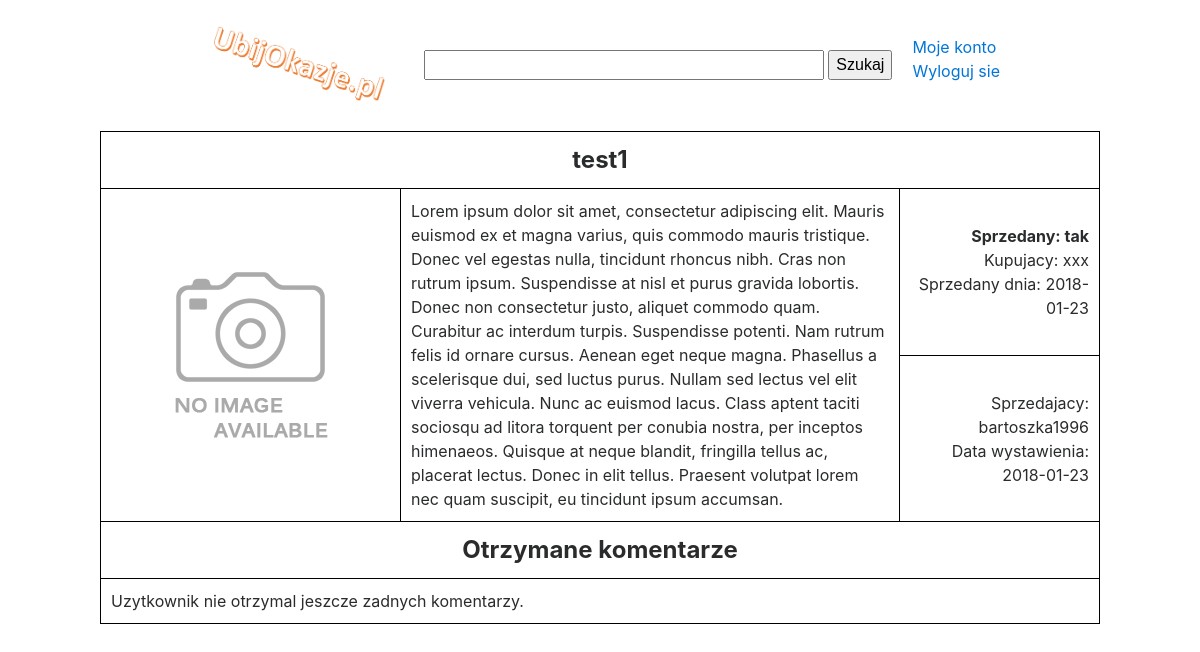
Page /item.php?id=7 (signed in) on the earlier database version.
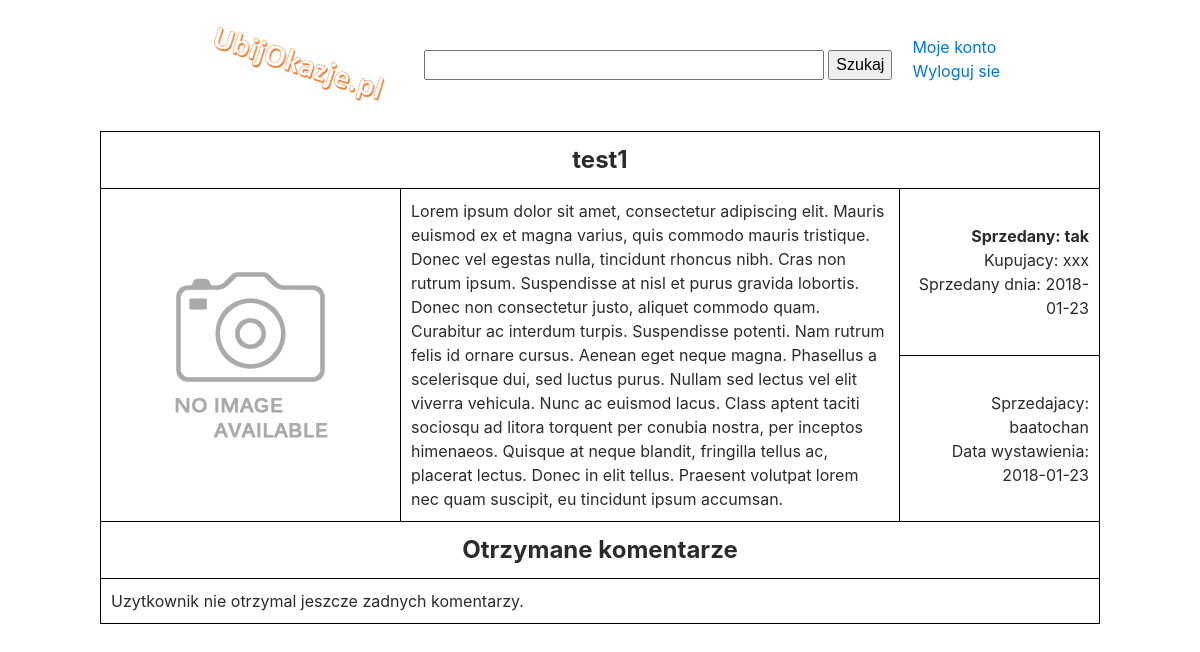
Same page on the later database version.
### tables this page shows
CREATE TABLE IF NOT EXISTS `orderedproduct` (
  `Id` int(11) NOT NULL AUTO_INCREMENT,
  `ProductId` int(11) DEFAULT NULL,
  `UserId` int(11) DEFAULT NULL,
  `dateOfOrder` date DEFAULT NULL,
  `isPaid` tinyint(1) DEFAULT NULL,
  PRIMARY KEY (`Id`)
);

CREATE TABLE IF NOT EXISTS `user` (
  `Id` int(11) NOT NULL AUTO_INCREMENT,
  `AddressId` int(11) DEFAULT NULL,
  `FirstName` varchar(50) DEFAULT NULL,
  `LastName` varchar(50) DEFAULT NULL,
  `Username` varchar(50) NOT NULL,
  `Email` varchar(100) DEFAULT NULL,
  `SaltyPassword` varchar(100) NOT NULL,
  `Salt` varchar(6) NOT NULL,
  PRIMARY KEY (`Id`)
);

CREATE TABLE IF NOT EXISTS `product` (
  `Id` int(11) NOT NULL AUTO_INCREMENT,
  `Name` varchar(69) DEFAULT NULL,
  `Photo` varchar(420) DEFAULT NULL,
  `Description` varchar(2137) DEFAULT NULL,
  `Date` date DEFAULT NULL,
  `Value` double DEFAULT NULL,
  `Rating` int(11) DEFAULT NULL,
  `SellerId` int(11) DEFAULT NULL,
  PRIMARY KEY (`Id`)
);

### item.php (the view, shortened to what this page needs)
<?php
include('db-connection.php');
$productId = $_GET['id'];
if (!$dbconnection->connect_errno) {
	$sql1 = "SELECT p.Date as Date, p.Value as Value, p.Name as Name, p.Id AS ProductId, u.Id as SellerId, p.Rating as Rating, p.Description as Description, p.Photo AS Photo, op.Id as OrderId, u.Username AS Username FROM `product` p LEFT JOIN `orderedproduct` op on op.ProductId = p.Id JOIN `user` u on p.sellerId=u.Id  WHERE p.Id = '$productId';";
	if ($result = $dbconnection->query($sql1)) {
		$row = $result->fetch_assoc();
		if ($row['Photo'] != null) {
			$photo = $row['Photo'];
		} else {
			$photo = "img/defaultProductImg.png";
		}
		$sellerId = $row['SellerId'];
	}
}
?>
<!DOCTYPE html>
<html lang="pl">
<head>
	<link href="imports/bootstrap.min.css" rel="stylesheet">
	<link href="css/main.css" rel="stylesheet">
	<link href="css/item.css" rel="stylesheet">
</head>
<body>
<div id="searchHeader">
	<div style="float: left"><a href="index.php"><img src="img/logo.png" alt="logo" id="logoHeader"></a></div>
	<?php
	if (isset($_SESSION['user_login_status']) && $_SESSION['user_login_status'] == 1) {
		echo '
        <div id="userLinks" style="float: right; margin-left: 20px; margin-top: 35px;">
            <p><a href="user.php">Moje konto</a></p>
            <p><a href="logout.php">Wyloguj sie</a></p>
        </div>
        ';
	}
	?>
	<div style="float: right; padding-top: 50px">
		<form method="get" action="search.php">
			<input name="query" id="searchBarHeader" type="text">
			<button id="searchButtonHeader">Szukaj</button>
		</form>
	</div>
</div>
<table>
	<tr><th colspan="3"><?php echo $row['Name'] ?></th></tr>
    <tr>
        <td id="productPhoto" rowspan="2"><img src="<?php echo $photo ?>"></td>
        <td id="productDescription" rowspan="2"><?php echo $row['Description'] ?></td>
        <td id="buyLink">
            <?php
            if ($row['OrderId'] == null) {
                echo '<p>Stan: '.$row['Rating'].'</p>';
                echo '<p>Cena: '.$row['Value'].'zl</p>';
                echo '<p><a href="buy.php?id='.$row['ProductId'].'">Kup teraz</a></p>';
                echo '<p><a href="addToDesired.php?id='.$row['ProductId'].'">Dodaj do obserwowanych</a></p>';
            } else {
				$sql2 = "SELECT  op.dateOfOrder as dateOfOrder, op.isPaid as isPaid, u.username as username from `orderedproduct` op JOIN `user` u on u.Id = op.userId where op.Id = '".$row['OrderId']."';";
				if ($result2 = $dbconnection->query($sql2)) {
					$row2 = $result2->fetch_assoc();
					echo "<p style='font-weight: bold'>Sprzedany: tak</p>";
					echo "<p>Kupujacy: ".$row2['username']."</p>";
					echo "<p>Sprzedany dnia: ".$row2['dateOfOrder']."</p>";
				}
            }
            ?>
        </td>
    </tr>
    <tr>
        <td id="sellerInfo">
            <p>Sprzedajacy: <?php echo $row['Username'] ?></p>
            <p>Data wystawienia: <?php echo $row['Date'] ?></p>
        </td>
    </tr>
    <tr><th colspan="3">Otrzymane komentarze</th></tr>
    <?php
	if (!$dbconnection->connect_errno) {
		$sql4 = "SELECT * FROM `comment` c JOIN `user` u on u.Id=c.AuthorId WHERE c.UserId = '$sellerId';";
		if ($result = $dbconnection->query($sql4)) {
			if ($result->num_rows == 0) {
				echo "<tr><td colspan='3' class='comment'><p>Uzytkownik nie otrzymal jeszcze zadnych komentarzy.</p></td></tr>";
			}
		}
	}
    ?>
</table>

Differences in the rows shown:
changed through a linked row, orderedproduct "test1": user.Username "bartoszka1996" → "baatochan"
